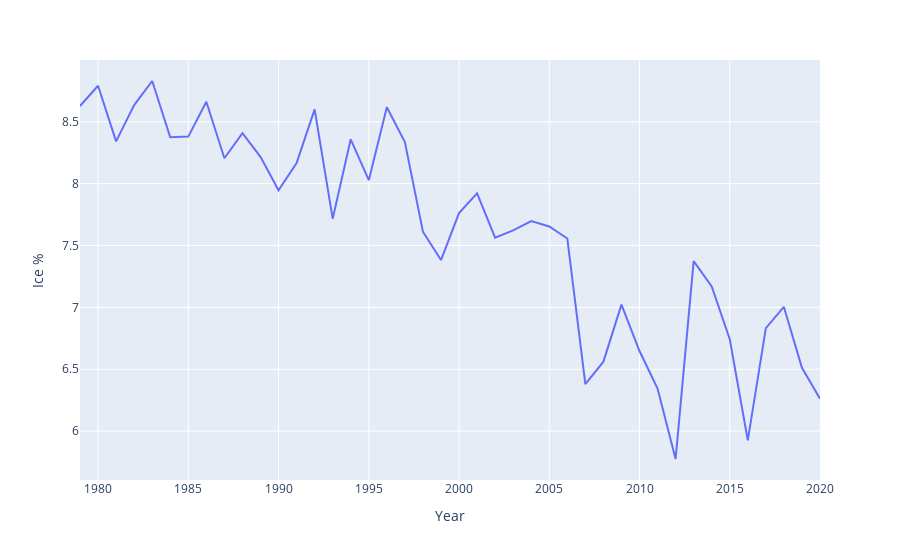

The notebook cell this image was saved under:
### Code cell
px.line(data_frame=DF,x='Year',y='Ice %')

### Figure 1 — Plotly figure (JSON) as saved in the notebook; plotly's stock layout.template omitted (floating-point values rounded to 4 significant figures)
{"data": [{"hovertemplate": "Year=%{x}<br>Ice %=%{y}<extra></extra>", "legendgroup": "", "line": {"color": "#636efa", "dash": "solid"}, "mode": "lines", "name": "", "orientation": "v", "showlegend": false, "type": "scatter", "x": [1979, 1980, 1981, 1982, 1983, 1984, 1985, 1986, 1987, 1988, 1989, 1990, 1991, 1992, 1993, 1994, 1995, 1996, 1997, 1998, 1999, 2000, 2001, 2002, 2003, 2004, 2005, 2006, 2007, 2008, 2009, 2010, 2011, 2012, 2013, 2014, 2015, 2016, 2017, 2018, 2019, 2020], "xaxis": "x", "y": [8.626, 8.791, 8.341, 8.635, 8.829, 8.375, 8.38, 8.662, 8.205, 8.408, 8.216, 7.946, 8.167, 8.6, 7.717, 8.358, 8.028, 8.617, 8.337, 7.612, 7.383, 7.762, 7.922, 7.563, 7.623, 7.698, 7.654, 7.557, 6.38, 6.561, 7.023, 6.648, 6.345, 5.775, 7.374, 7.169, 6.743, 5.926, 6.832, 7.004, 6.512, 6.262], "yaxis": "y"}], "layout": {"legend": {"tracegroupgap": 0}, "margin": {"t": 60}, "xaxis": {"anchor": "y", "domain": [0, 1], "title": {"text": "Year"}}, "yaxis": {"anchor": "x", "domain": [0, 1], "title": {"text": "Ice %"}}}}
